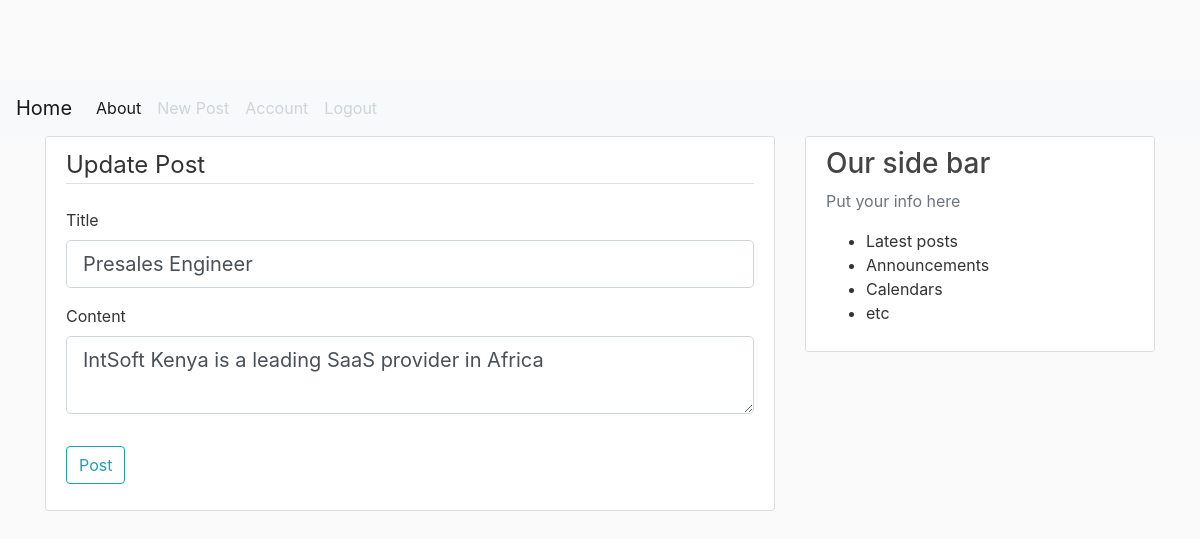
The page /post/1/update (signed in) on the database its author committed.
### flaskblog/models.py (models this page shows, shortened)
class Post(db.Model):
    id=db.Column(db.Integer, primary_key=True)
    title = db.Column(db.String(100), nullable=False)
    date_posted = db.Column(db.DateTime, nullable=False, default=datetime.utcnow)
    content= db.Column(db.Text, nullable=False)
    user_id=db.Column(db.Integer, db.ForeignKey('user.id'), nullable=False)

### flaskblog/routes.py (the view)
@app.route("/post/<int:post_id>/update", methods = ['POST', 'GET'])
@login_required
def update_post(post_id):
    post= Post.query.get_or_404(post_id)
    if post.author != current_user:
        abort(403)
    form = PostForm()
    if form.validate_on_submit():
        post.title =form.title.data
        post.content = form.content.data
        db.session.commit()
        flash('You post has been Updated', 'success')
        return redirect(url_for('post', post_id = post.id))
    elif request.method == 'GET':
        form.title.data= post.title
        form.content.data= post.content
    return render_template('create_post.html',title='Update Post',
    form=form, legend= "Update Post")

### flaskblog/forms.py (shortened to what this page needs)
class PostForm(FlaskForm):
    title=StringField('Title', validators=[DataRequired()])
    content=TextAreaField('Content', validators=[DataRequired()])
    submit=SubmitField('Post')

### flaskblog/models.py (called while the page is built)
@login_manager.user_loader
def load_user(user_id):
    return User.query.get(int(user_id))

### flaskblog/templates/create_post.html (shortened to what this page needs)
{% extends "layout.html" %}
{% block content %}
<div class="content-section">
    <form method="post" action="">
        <fieldset class="form-group">
            <legend class="border-bottom mb-4">{{ legend}}</legend>
            <div class="form-group">
                {{ form.title.label(class="form-control-label") }}
                {% if form.title.errors %}
                    {{ form.title(class="form-control form-control-lg is-valid") }}
                    <div class="invalid-feedback">
                    {% for error in form.title.errors %}
                    <span>{{ error }}</span>
                    {% endfor %}
                    </div>
                    {% else %}
                    {{ form.title(class="form-control form-control-lg ") }}
                {% endif %}
            </div>
            <div class="form-group">
                {{ form.content.label(class="form-control-label") }}
                {% if form.content.errors %}
                    {{ form.content(class="form-control form-control-lg is-valid") }}
                    <div class="invalid-feedback">
                    {% for error in form.content.errors %}
                    <span>{{ error }}</span>
                    {% endfor %}
                    </div>
                    {% else %}
                    {{ form.content(class="form-control form-control-lg ") }}
                {% endif %}
            </div>
        </fieldset>
         <div class="form-group">
             {{ form.submit(class="btn btn-outline-info") }}
         </div>
        </form>
</div>
{% endblock content %}

### flaskblog/static/main.css (style rules this page uses)
body { background: #fafafa; color: #333333; margin-top: 5rem; }
.content-section { background: #ffffff; padding: 10px 20px; border: 1px solid #dddddd; border-radius: 3px; margin-bottom: 20px; }

### rows shown on the page
Post: title "Presales Engineer", content "IntSoft Kenya is a leading SaaS provider in Africa"

### other values the page prints
{{ legend }} "Update Post"
